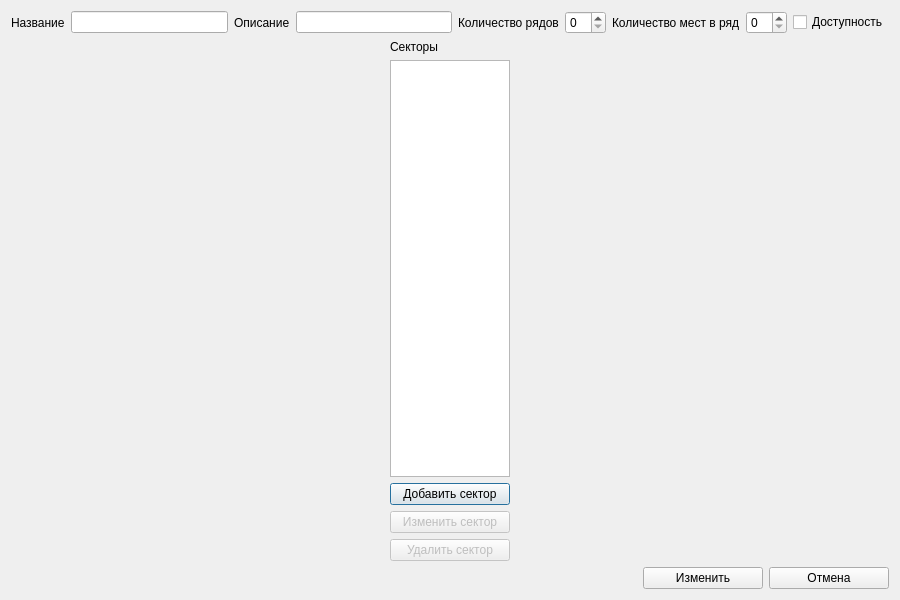
<?xml version="1.0" encoding="UTF-8"?>
<ui version="4.0">
 <class>EditHallScheme</class>
 <widget class="QDialog" name="EditHallScheme">
  <property name="geometry">
   <rect>
    <x>0</x>
    <y>0</y>
    <width>900</width>
    <height>600</height>
   </rect>
  </property>
  <property name="windowTitle">
   <string>Изменение схеми зала</string>
  </property>
  <property name="windowIcon">
   <iconset resource="icons.qrc">
    <normaloff>:/icons/icons/edit2.ico</normaloff>:/icons/icons/edit2.ico</iconset>
  </property>
  <layout class="QGridLayout" name="gridLayout">
   <item row="0" column="0">
    <layout class="QHBoxLayout" name="horizontalLayout">
     <item>
      <widget class="QLabel" name="nameLabel">
       <property name="text">
        <string>Название</string>
       </property>
      </widget>
     </item>
     <item>
      <widget class="QLineEdit" name="nameEdit"/>
     </item>
     <item>
      <widget class="QLabel" name="descriptionLabel">
       <property name="text">
        <string>Описание</string>
       </property>
      </widget>
     </item>
     <item>
      <widget class="QLineEdit" name="descriptionEdit"/>
     </item>
     <item>
      <widget class="QLabel" name="rowCountLabel">
       <property name="text">
        <string>Количество рядов</string>
       </property>
      </widget>
     </item>
     <item>
      <widget class="QSpinBox" name="rowCountSpinBox"/>
     </item>
     <item>
      <widget class="QLabel" name="columnCountLabel">
       <property name="text">
        <string>Количество мест в ряд</string>
       </property>
      </widget>
     </item>
     <item>
      <widget class="QSpinBox" name="columnCountSpinBox"/>
     </item>
     <item>
      <widget class="QCheckBox" name="enabledHallCheckBox">
       <property name="text">
        <string>Доступность</string>
       </property>
      </widget>
     </item>
    </layout>
   </item>
   <item row="1" column="0">
    <layout class="QHBoxLayout" name="horizontalLayout_2" stretch="1,0">
     <property name="sizeConstraint">
      <enum>QLayout::SetDefaultConstraint</enum>
     </property>
     <item>
      <layout class="QHBoxLayout" name="containerQml"/>
     </item>
     <item>
      <layout class="QVBoxLayout" name="verticalLayout">
       <property name="sizeConstraint">
        <enum>QLayout::SetMaximumSize</enum>
       </property>
       <item>
        <widget class="QLabel" name="sectorsLabel">
         <property name="text">
          <string>Секторы</string>
         </property>
        </widget>
       </item>
       <item>
        <widget class="QListWidget" name="sectorsList">
         <property name="sizePolicy">
          <sizepolicy hsizetype="Expanding" vsizetype="Expanding">
           <horstretch>0</horstretch>
           <verstretch>0</verstretch>
          </sizepolicy>
         </property>
         <property name="minimumSize">
          <size>
           <width>120</width>
           <height>0</height>
          </size>
         </property>
         <property name="maximumSize">
          <size>
           <width>120</width>
           <height>16777215</height>
          </size>
         </property>
         <property name="baseSize">
          <size>
           <width>120</width>
           <height>0</height>
          </size>
         </property>
        </widget>
       </item>
       <item>
        <widget class="QPushButton" name="addSectorButton">
         <property name="sizePolicy">
          <sizepolicy hsizetype="Fixed" vsizetype="Fixed">
           <horstretch>0</horstretch>
           <verstretch>0</verstretch>
          </sizepolicy>
         </property>
         <property name="minimumSize">
          <size>
           <width>120</width>
           <height>0</height>
          </size>
         </property>
         <property name="maximumSize">
          <size>
           <width>120</width>
           <height>16777215</height>
          </size>
         </property>
         <property name="baseSize">
          <size>
           <width>120</width>
           <height>0</height>
          </size>
         </property>
         <property name="text">
          <string>Добавить сектор</string>
         </property>
        </widget>
       </item>
       <item>
        <widget class="QPushButton" name="editSectorButton">
         <property name="enabled">
          <bool>false</bool>
         </property>
         <property name="sizePolicy">
          <sizepolicy hsizetype="Fixed" vsizetype="Fixed">
           <horstretch>0</horstretch>
           <verstretch>0</verstretch>
          </sizepolicy>
         </property>
         <property name="minimumSize">
          <size>
           <width>120</width>
           <height>0</height>
          </size>
         </property>
         <property name="maximumSize">
          <size>
           <width>120</width>
           <height>16777215</height>
          </size>
         </property>
         <property name="baseSize">
          <size>
           <width>120</width>
           <height>0</height>
          </size>
         </property>
         <property name="text">
          <string>Изменить сектор</string>
         </property>
        </widget>
       </item>
       <item>
        <widget class="QPushButton" name="removeSectorButton">
         <property name="enabled">
          <bool>false</bool>
         </property>
         <property name="sizePolicy">
          <sizepolicy hsizetype="Fixed" vsizetype="Fixed">
           <horstretch>0</horstretch>
           <verstretch>0</verstretch>
          </sizepolicy>
         </property>
         <property name="minimumSize">
          <size>
           <width>120</width>
           <height>0</height>
          </size>
         </property>
         <property name="maximumSize">
          <size>
           <width>120</width>
           <height>16777215</height>
          </size>
         </property>
         <property name="baseSize">
          <size>
           <width>120</width>
           <height>0</height>
          </size>
         </property>
         <property name="text">
          <string>Удалить сектор</string>
         </property>
        </widget>
       </item>
      </layout>
     </item>
    </layout>
   </item>
   <item row="2" column="0">
    <layout class="QHBoxLayout" name="horizontalLayout_3">
     <item>
      <spacer name="horizontalSpacer">
       <property name="orientation">
        <enum>Qt::Horizontal</enum>
       </property>
       <property name="sizeHint" stdset="0">
        <size>
         <width>40</width>
         <height>20</height>
        </size>
       </property>
      </spacer>
     </item>
     <item>
      <widget class="QPushButton" name="confirmButton">
       <property name="sizePolicy">
        <sizepolicy hsizetype="Fixed" vsizetype="Fixed">
         <horstretch>0</horstretch>
         <verstretch>0</verstretch>
        </sizepolicy>
       </property>
       <property name="minimumSize">
        <size>
         <width>120</width>
         <height>0</height>
        </size>
       </property>
       <property name="maximumSize">
        <size>
         <width>120</width>
         <height>16777215</height>
        </size>
       </property>
       <property name="text">
        <string>Изменить</string>
       </property>
      </widget>
     </item>
     <item>
      <widget class="QPushButton" name="cancelButton">
       <property name="sizePolicy">
        <sizepolicy hsizetype="Fixed" vsizetype="Fixed">
         <horstretch>0</horstretch>
         <verstretch>0</verstretch>
        </sizepolicy>
       </property>
       <property name="minimumSize">
        <size>
         <width>120</width>
         <height>0</height>
        </size>
       </property>
       <property name="maximumSize">
        <size>
         <width>120</width>
         <height>16777215</height>
        </size>
       </property>
       <property name="text">
        <string>Отмена</string>
       </property>
      </widget>
     </item>
    </layout>
   </item>
  </layout>
 </widget>
 <resources>
  <include location="icons.qrc"/>
 </resources>
 <connections/>
</ui>
